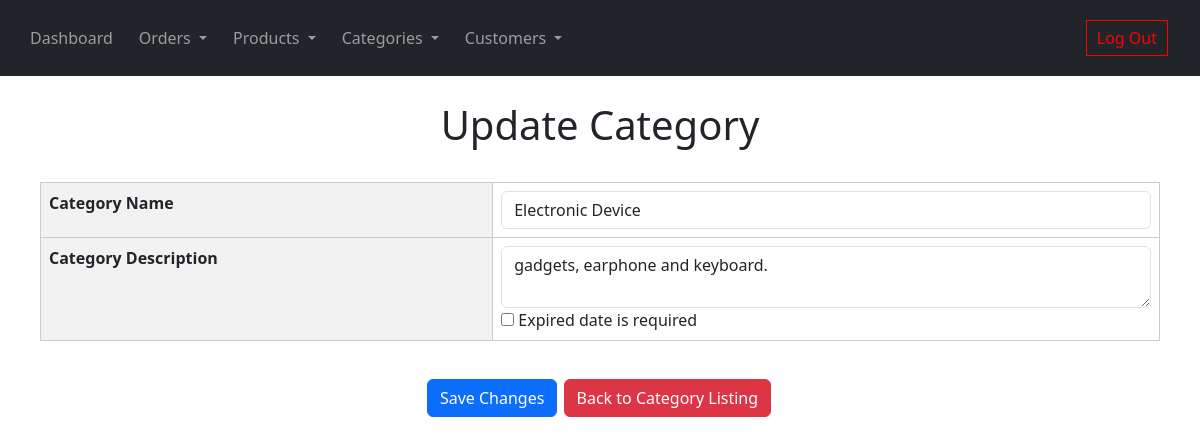
/categories_update.php?category_ID=2 (signed in), run on the app's committed database.
### tables this page shows
CREATE TABLE IF NOT EXISTS `product_categories` (
  `category_ID` int(11) NOT NULL AUTO_INCREMENT,
  `category_name` varchar(20) NOT NULL,
  `category_description` text NOT NULL,
  `req_expiredDate` text,
  PRIMARY KEY (`category_ID`)
);

### categories_update.php (the view, shortened to what this page needs)
<!DOCTYPE HTML>
<html>
<head>
</head>
<body>
    <?php
    include 'navbar.php';
    ?>
    <div class="container">
        <div class="page-header">
            <h1>Update Category</h1>
        </div>
        <?php
        $category_ID = isset($_GET['category_ID']) ? $_GET['category_ID'] : die('ERROR: Record ID not found.');
        include 'config/database.php';
        try {
            $query = "SELECT category_ID, category_name, category_description, req_expiredDate FROM product_categories WHERE category_ID = ? LIMIT 0,1";
            $stmt = $con->prepare($query);
            $stmt->bindParam(1, $category_ID);
            $stmt->execute();
            $row = $stmt->fetch(PDO::FETCH_ASSOC);
            $category_ID = $row['category_ID'];
            $category_name = $row['category_name'];
            $category_description = $row['category_description'];
            $req_expiredDate = $stmt->rowCount() > 0 ? $row['req_expiredDate'] : '';
        }
        catch (PDOException $exception) {
            die('ERROR: ' . $exception->getMessage());
        }
        ?>
        <form action="<?php echo htmlspecialchars($_SERVER["PHP_SELF"] . "?category_ID={$category_ID}"); ?>"
            method="post" enctype="multipart/form-data">
            <div class='table-responsive table-mobile-responsive'>
                <table class='table table-hover table-responsive table-bordered'>
                    <tr>
                        <th>Category Name</th>
                        <td><input type='text' name='category_name'
                                value="<?php echo htmlspecialchars($category_name, ENT_QUOTES); ?>"
                                class='form-control' />
                        </td>
                    </tr>
                    <tr>
                        <th>Category Description</th>
                        <td>
                            <textarea name='category_description'
                                class='form-control'><?php echo htmlspecialchars($category_description, ENT_QUOTES); ?></textarea>
                            <?php $checked = (isset($_POST['req_expiredDate']) ? $_POST['req_expiredDate'] == 'yes' : $req_expiredDate == 'yes') ? 'checked' : ''; ?>
                            <input type="checkbox" name="req_expiredDate" value="yes" id="req_expiredDate" <?php echo $checked ?> />
                            Expired date is required</label>
                        </td>
                    </tr>
                </table>
            </div>
            <div class="readOneBtn">
                <input type='submit' value='Save Changes' class='btn btn-primary' />
                <a href='categories_read.php' class='btn btn-danger'>Back to Category Listing</a>
            </div>
        </form>
    </div>
</body>
</html>

### navbar.php (style rules this page uses)
.container { margin-bottom: 6%; padding: 0 10px; }
.page-header { margin: 15px 0px; text-align: center; padding: 10px; }
.table th, .table td { border: 1px solid #ccc; padding: 8px; }
.table th { background-color: #f2f2f2; }
.readOneBtn { text-align: center; margin: 20px 0 35px 0; }
.readOneBtn btn, .readOneBtn a { margin: 2px; }

### data on the page
product_categories: category_name "Electronic Device", category_description "gadgets, earphone and keyboard."
